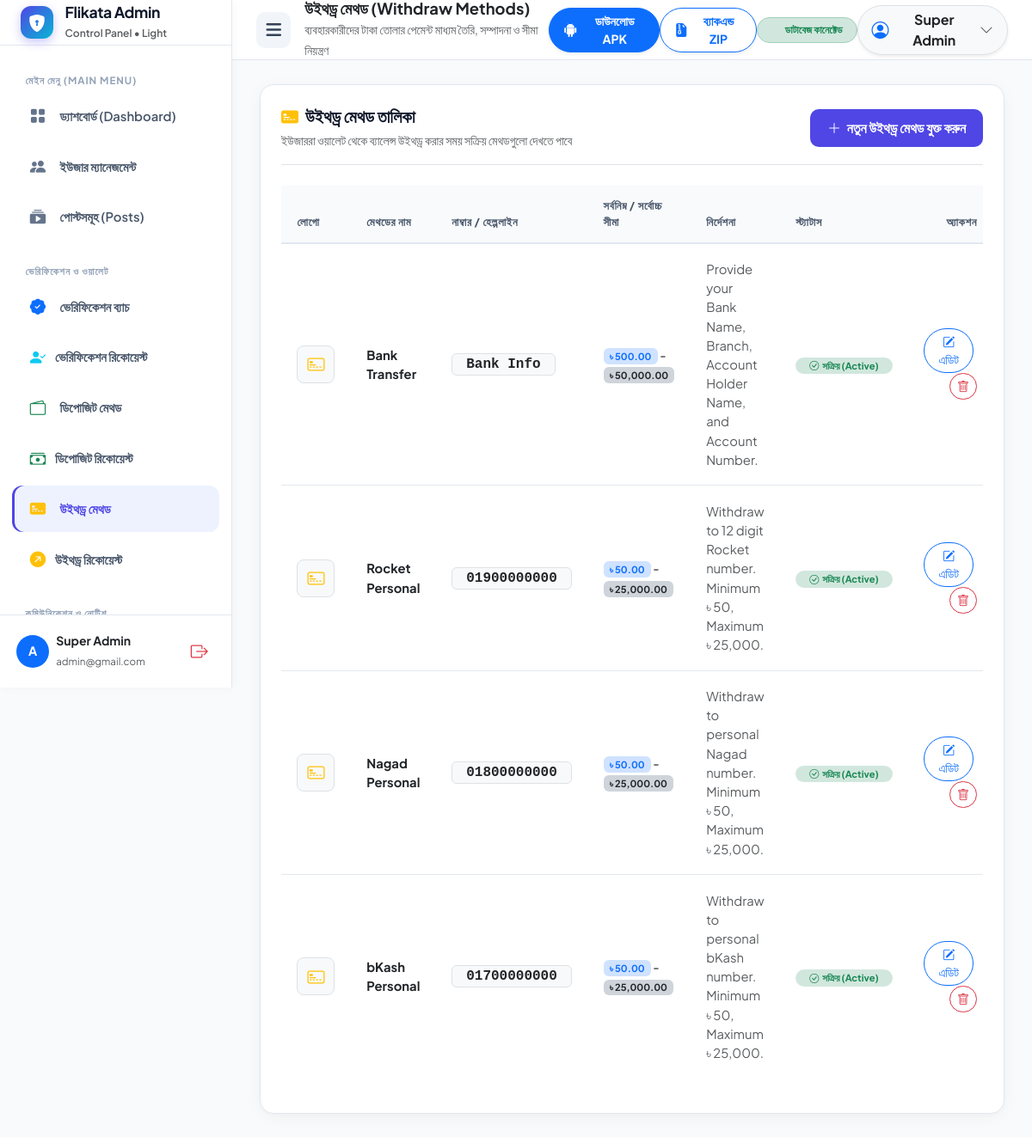
The page /admin/withdraw_methods.php (signed in) on the database its author committed.
### tables this page shows
CREATE TABLE IF NOT EXISTS `withdraw_methods` (
  `id` INT AUTO_INCREMENT PRIMARY KEY,
  `name` VARCHAR(100) NOT NULL,
  `number` VARCHAR(100) NOT NULL,
  `image_url` VARCHAR(500) DEFAULT NULL,
  `description` TEXT DEFAULT NULL,
  `min_amount` DECIMAL(10,2) DEFAULT 50.00,
  `max_amount` DECIMAL(10,2) DEFAULT 25000.00,
  `is_active` TINYINT(1) DEFAULT 1,
  `created_at` DATETIME DEFAULT CURRENT_TIMESTAMP,
  `updated_at` DATETIME DEFAULT CURRENT_TIMESTAMP ON UPDATE CURRENT_TIMESTAMP
);

### admin/withdraw_methods.php (the view, shortened to what this page needs)
<?php
require_once __DIR__ . '/includes/db.php';
$methods = [];
try {
    $methods = $pdo->query("SELECT * FROM withdraw_methods ORDER BY id DESC")->fetchAll() ?: [];
} catch (Exception $e) {
    $err = 'ডাটাবেজ সমস্যা: ' . $e->getMessage();
}
require_once __DIR__ . '/includes/header.php';
?>
<div class="card-custom">
    <div class="d-flex align-items-center justify-content-between mb-4 border-bottom pb-3">
        <div>
            <h5 class="fw-bold mb-1"><i class="bi bi-credit-card-2-front-fill text-warning me-2"></i>উইথড্র মেথড তালিকা</h5>
            <small class="text-muted">ইউজাররা ওয়ালেট থেকে ব্যালেন্স উইথড্র করার সময় সক্রিয় মেথডগুলো দেখতে পাবে</small>
        </div>
        <button class="btn btn-primary-custom" data-bs-toggle="modal" data-bs-target="#methodModal" onclick="openAddModal()">
            <i class="bi bi-plus-lg me-1"></i> নতুন উইথড্র মেথড যুক্ত করুন
        </button>
    </div>
    <div class="table-responsive">
        <table class="table table-custom align-middle">
            <thead>
                <tr>
                    <th style="width: 70px;">লোগো</th>
                    <th>মেথডের নাম</th>
                    <th>নাম্বার / হেল্পলাইন</th>
                    <th>সর্বনিম্ন / সর্বোচ্চ সীমা</th>
                    <th>নির্দেশনা</th>
                    <th>স্ট্যাটাস</th>
                    <th class="text-end">অ্যাকশন</th>
                </tr>
            </thead>
            <tbody>
                <?php if (empty($methods)): ?>
                <tr>
                    <td colspan="7" class="text-center py-5 text-muted">
                        <i class="bi bi-inbox fs-1 d-block mb-2"></i>
                        কোন উইথড্র মেথড তৈরি করা হয়নি। নতুন মেথড যুক্ত করুন।
                    </td>
                </tr>
                <?php else: ?>
                <?php foreach ($methods as $m): ?>
                <tr>
                    <td>
                        <?php if (!empty($m['image_url'])): ?>
                            <img src="<?= htmlspecialchars($m['image_url']) ?>" alt="Logo" class="rounded-3 border p-1 bg-white" style="width: 44px; height: 44px; object-fit: contain;">
                        <?php else: ?>
                            <div class="bg-light text-warning rounded-3 border d-flex align-items-center justify-content-center" style="width: 44px; height: 44px;">
                                <i class="bi bi-credit-card-2-front fs-5"></i>
                            </div>
                        <?php endif; ?>
                    </td>
                    <td class="fw-bold text-dark">
                        <?= htmlspecialchars($m['name']) ?>
                    </td>
                    <td>
                        <span class="badge bg-light text-dark fs-6 px-3 py-1 font-monospace border">
                            <?= htmlspecialchars($m['number'] ?: 'N/A') ?>
                        </span>
                    </td>
                    <td>
                        <span class="badge bg-primary-subtle text-primary fw-bold">৳ <?= number_format($m['min_amount'], 2) ?></span>
                        -
                        <span class="badge bg-dark-subtle text-dark fw-bold">৳ <?= number_format($m['max_amount'], 2) ?></span>
                    </td>
                    <td class="text-muted small" style="max-width: 250px;">
                        <?= htmlspecialchars($m['description'] ?: 'কোন নির্দেশনা নেই') ?>
                    </td>
                    <td>
                        <?php if ((int)$m['is_active'] === 1): ?>
                            <span class="badge bg-success-subtle text-success rounded-pill px-3 py-1 fw-bold"><i class="bi bi-check-circle me-1"></i>সক্রিয় (Active)</span>
                        <?php else: ?>
                            <span class="badge bg-danger-subtle text-danger rounded-pill px-3 py-1 fw-bold"><i class="bi bi-x-circle me-1"></i>ডিজেবল / নিষ্ক্রিয়</span>
                        <?php endif; ?>
                    </td>
                    <td class="text-end">
                        <button class="btn btn-sm btn-outline-primary rounded-pill px-3 me-1"
                            onclick='openEditModal(<?= json_encode($m) ?>)'>
                            <i class="bi bi-pencil-square"></i> এডিট
                        </button>
                        <form method="POST" action="withdraw_methods.php" class="d-inline" onsubmit="return confirm('আপনি কি নিশ্চিত এই উইথড্র মেথডটি ডিলিট করতে চান?');">
                            <button type="submit" class="btn btn-sm btn-outline-danger rounded-pill px-2">
                                <i class="bi bi-trash"></i>
                            </button>
                        </form>
                    </td>
                </tr>
                <?php endforeach; ?>
                <?php endif; ?>
            </tbody>
        </table>
    </div>
</div>
<?php require_once __DIR__ . '/includes/footer.php'; ?>

### admin/includes/header.php (style rules this page uses)
:root { --primary: #4f46e5; --primary-hover: #4338ca; --primary-light: #eef2ff; --primary-subtle: #e0e7ff; --accent: #06b6d4; --bg-body: #f8fafc; --card-bg: #ffffff; --text-main: #0f172a; --text-muted: #64748b; --border-color: #e2e8f0; --sidebar-width: 270px; --sidebar-bg: #ffffff; --topbar-height: 70px; --shadow-card: 0 4px 20px -2px rgba(0, 0, 0, 0.05), 0 2px 6px -1px rgba(0, 0, 0, 0.02); --shadow-hover: 0 10px 25px -3px rgba(0, 0, 0, 0.08), 0 4px 10px -2px rgba(0, 0, 0, 0.03); --radius-card: 16px; }
body { font-family: 'Plus Jakarta Sans', -apple-system, BlinkMacSystemFont, "Segoe UI", Roboto, sans-serif; background-color: var(--bg-body); color: var(--text-main); overflow-x: hidden; min-height: 100vh; }
.card-custom { background: var(--card-bg); border-radius: var(--radius-card); border: 1px solid var(--border-color); box-shadow: var(--shadow-card); padding: 1.5rem; transition: transform 0.2s ease, box-shadow 0.2s ease; position: relative; }
.btn-primary-custom { background: var(--primary); color: #ffffff; border: none; border-radius: 10px; font-weight: 600; padding: 0.6rem 1.25rem; transition: all 0.2s ease; }
.table-custom { border-collapse: separate; border-spacing: 0; width: 100%; }
.table-custom th { background-color: #f8fafc; color: #475569; font-weight: 700; font-size: 0.8rem; text-transform: uppercase; letter-spacing: 0.05em; padding: 0.85rem 1.15rem; border-bottom: 2px solid var(--border-color); }
.table-custom td { padding: 1.15rem; vertical-align: middle; border-bottom: 1px solid var(--border-color); background-color: #ffffff; font-size: 0.925rem; }
.table-custom tr:last-child td { border-bottom: none; }

### rows shown on the page
withdraw_methods: name "Bank Transfer", number "Bank Info", min_amount "500.00", max_amount "50,000.00", description "Provide your Bank Name, Branch, Account Holder Name, and Account Number.", is_active 1 (drawn)
withdraw_methods: name "Rocket Personal", number "01900000000", min_amount "50.00", max_amount "25,000.00", description "Withdraw to 12 digit Rocket number. Minimum ৳ 50, Maximum ৳ 25,000.", is_active 1 (drawn)
withdraw_methods: name "Nagad Personal", number "01800000000", min_amount "50.00", max_amount "25,000.00", description "Withdraw to personal Nagad number. Minimum ৳ 50, Maximum ৳ 25,000.", is_active 1 (drawn)
withdraw_methods: name "bKash Personal", number "01700000000", min_amount "50.00", max_amount "25,000.00", description "Withdraw to personal bKash number. Minimum ৳ 50, Maximum ৳ 25,000.", is_active 1 (drawn)

### other values the page prints
$adminName "Super Admin"
$adminEmail "admin@gmail.com"
$pageHeading "উইথড্র মেথড (Withdraw Methods)"
$pageSubheading "ব্যবহারকারীদের টাকা তোলার পেমেন্ট মাধ্যম তৈরি, সম্পাদনা ও সীমা নিয়ন্ত্রণ"
